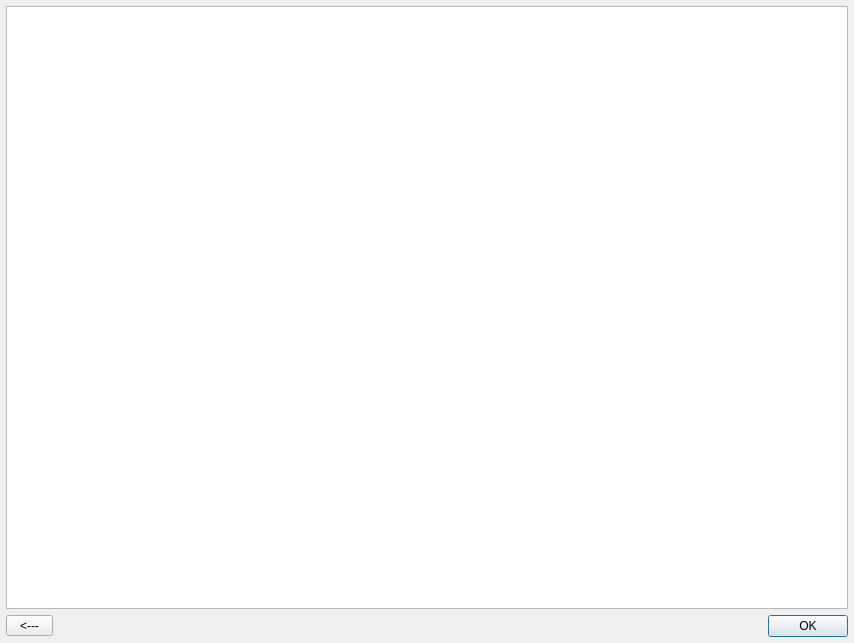
<?xml version="1.0" encoding="UTF-8"?>
<ui version="4.0">
 <class>DocumentationDialog</class>
 <widget class="QDialog" name="DocumentationDialog">
  <property name="geometry">
   <rect>
    <x>0</x>
    <y>0</y>
    <width>854</width>
    <height>643</height>
   </rect>
  </property>
  <property name="windowTitle">
   <string>Dialog</string>
  </property>
  <layout class="QVBoxLayout" name="verticalLayout">
   <property name="leftMargin">
    <number>6</number>
   </property>
   <property name="topMargin">
    <number>6</number>
   </property>
   <property name="rightMargin">
    <number>6</number>
   </property>
   <property name="bottomMargin">
    <number>6</number>
   </property>
   <item>
    <widget class="QTextBrowser" name="textBrowser"/>
   </item>
   <item>
    <layout class="QHBoxLayout" name="horizontalLayout">
     <item>
      <widget class="QToolButton" name="buttonBack">
       <property name="text">
        <string>  &lt;---  </string>
       </property>
      </widget>
     </item>
     <item>
      <spacer name="horizontalSpacer">
       <property name="orientation">
        <enum>Qt::Horizontal</enum>
       </property>
       <property name="sizeHint" stdset="0">
        <size>
         <width>40</width>
         <height>20</height>
        </size>
       </property>
      </spacer>
     </item>
     <item>
      <widget class="QPushButton" name="buttonOk">
       <property name="text">
        <string>OK</string>
       </property>
      </widget>
     </item>
    </layout>
   </item>
  </layout>
 </widget>
 <resources/>
 <connections/>
</ui>
